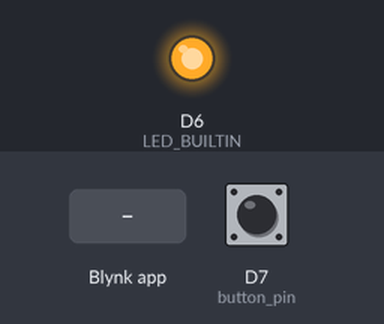
Bench run of a sketch on a simulated Arduino MKR. On the bench: output pins drawn as LEDs (lit = HIGH). The test bench sets the inputs (shaded band); at power-on: D7 (button_pin) LOW. WiFi joins after 1.5 s; servers stay silent unless stated; uploads are accepted with an empty reply; what the sketch prints to the serial monitor is not drawn.

Above: at 0.1 s.
At 4.5 s:
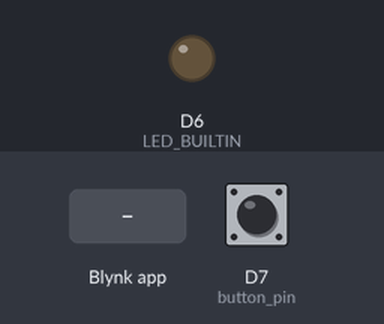
4.6 s: D7 (button_pin) pulled HIGH for 0.15 s
6.3 s: Blynk app writes 1 to V0
7.8 s: Blynk app writes 1 to V1
Timing chart, 0 to 10.8 s (numbered marks = the images above; inputs shaded):
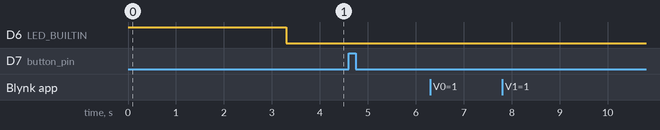

The sketch:

test.ino
```cpp
#define BLYNK_PRINT Serial

#include <SPI.h>
#include <WiFi101.h>
#include <ArduinoHttpClient.h>
#include <BlynkSimpleMKR1000.h>

const int button_pin = 7;

const char ssid[] = "MannAujla";//"Haakam’s iPhone";//
const char pass[] = "663012345";//"123haakam";//

const char server[] = "my-road-conditions.herokuapp.com";//"192.168.1.15";//
const int port = 80;//8080;//

WiFiClient wifi;
HttpClient client = HttpClient(wifi, server, port);

const char auth[] = "iH74nfKFF3MnA2GHucEhrYlg0IkeZ15z";

int status = WL_IDLE_STATUS;

float x;
float y;
float z;

float dx;
float dy;
float dz;

float lat;
float lng;

int pothole;

void setup()
{
  pinMode(button_pin, INPUT);
  pinMode(LED_BUILTIN, OUTPUT);

  Serial.begin(9600);

  digitalWrite(LED_BUILTIN, HIGH);

  while (status != WL_CONNECTED) {
    Serial.print("Connecting to: ");
    Serial.println(ssid);

    status = WiFi.begin(ssid, pass);
  }

  Blynk.begin(auth, ssid, pass);

  digitalWrite(LED_BUILTIN, LOW);
}

void loop()
{
  Blynk.run();
  if (pothole || digitalRead(button_pin)) {
    String route = "/api/potholes";
    String contentType = "application/json";
    String postData = "{\"latitude\":" + String(lat, 6) + ",\"longitude\":" + String(lng, 6) + "}";

    Serial.print("Data: ");
    Serial.println(postData);

    client.post(route, contentType, postData);

    int statusCode = client.responseStatusCode();
    String response = client.responseBody();

    Serial.print("Status code: ");
    Serial.println(statusCode);
    Serial.print("Response: ");
    Serial.println(response);
  }
}

BLYNK_WRITE(V0)
{
  dx = param[0].asFloat() - x;
  dy = param[1].asFloat() - y;
  dz = param[2].asFloat() + 1 - z;

  x = param[0].asFloat();
  y = param[1].asFloat();
  z = param[2].asFloat() + 1;

  Serial.println("acc data updated");
}

BLYNK_WRITE(V1)
{
  lat = param[0].asFloat();
  lng = param[1].asFloat();

  Serial.println("gps data updated");
}

BLYNK_WRITE(V2)
{
  pothole = param.asInt();
}
```

Measured:
- after the input at 4.6 s, every drawn part: stays the same
- after the input at 6.3 s, every drawn part: stays the same
- after the input at 7.8 s, every drawn part: stays the same
